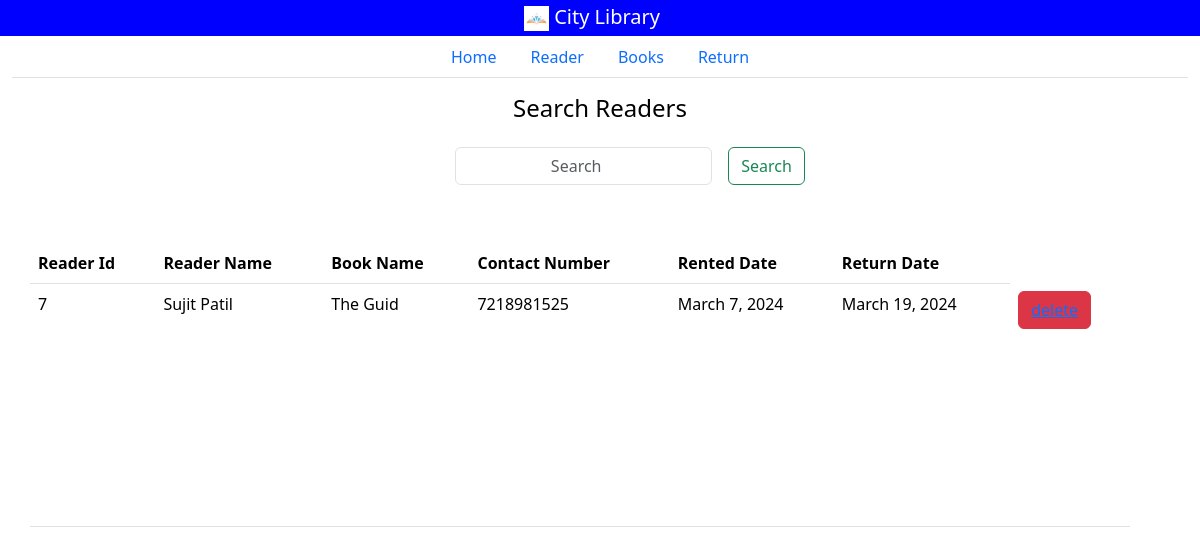
/returnedBooks/, run on the app's committed database.
### lims_app/models.py (models this page shows, shortened)
class rentedBooksData(models.Model):
    reader_id = models.IntegerField()
    reader_name = models.CharField(max_length = 255)
    book_name = models.CharField(max_length = 255)
    readerContact = models.CharField(max_length = 12)
    rented_date = models.DateField()
    return_date = models.DateField()

### lims_app/views.py (the view)
# urls.py: path('returnedBooks/', views.returnedBooks),
def returnedBooks(request):
    rentedData = rentedBooksData.objects.all()
    if request.method == "GET":
        username = request.GET.get('reader_name')
        bookName = request.GET.get('reader_name')
        if username != None or bookName != None:
            rentedData = rentedBooksData.objects.filter( reader_name__icontains = username)
            rentedData = rentedBooksData.objects.filter( book_name__icontains = bookName)
    sendRentedData = {
        'rentedData' : rentedData
    }
    return render(request, 'returnBooks.html', sendRentedData) #unchanged

### templates/returnBooks.html (shortened to what this page needs)
<!DOCTYPE html>
{% extends "index.html" %}
{% load static %}
{%block main_containt%}
    <div class="container my-3">
         <h4 style="text-align: center; color: black">Search Readers</h4>
    </div>
    <div class="row" >
        <nav class="navbar bg-body-light">
            <div class="container-fluid justify-content-center align-items-center">
                <form class="d-flex" role="search" method = "GET">
                    <input
                        class="form-control me-3"
                        type="search"
                        placeholder="Search"
                        aria-label="Search"
                        name = "reader_name"
                        style="margin-left: 60px; text-align: center;"
                    />
                    <button class="btn btn-outline-success" type="submit">Search</button>
                </form>
            </div>
        </nav>
  </div>
      <div class="container" style="margin-top: 50px">
        <div class="row" style="overflow-y: scroll; height: 300px; width: 1100px">
          <table class="table">
            <thead>
              <tr>
                <th>Reader Id</th>
                <th>Reader Name</th>
                <th>Book Name</th>
                <th>Contact Number</th>
                <th>Rented Date</th>
                <th>Return Date</th>
              </tr>
            </thead>
            <tbody>
              {% for rent in rentedData %}
              <tr>
                <td>{{rent.reader_id}}</td>
                <td>{{rent.reader_name}}</td>
                <td>{{rent.book_name}}</td>
                <td>{{rent.readerContact}}</td>
                <td>{{rent.rented_date}}</td>
                <td>{{rent.return_date}}</td>
                <td><button class="btn btn-danger"><a href="/delete/{{ rent.reader_id }}">delete</a></button></td>
              </tr>
              {% endfor %}
            </tbody>
          </table>
        </div>
      </div>
{% endblock %}

### data on the page
rentedBooksData: reader_id "7", reader_name "Sujit Patil", book_name "The Guid", readerContact "7218981525", rented_date "March 7, 2024", return_date "March 19, 2024"
